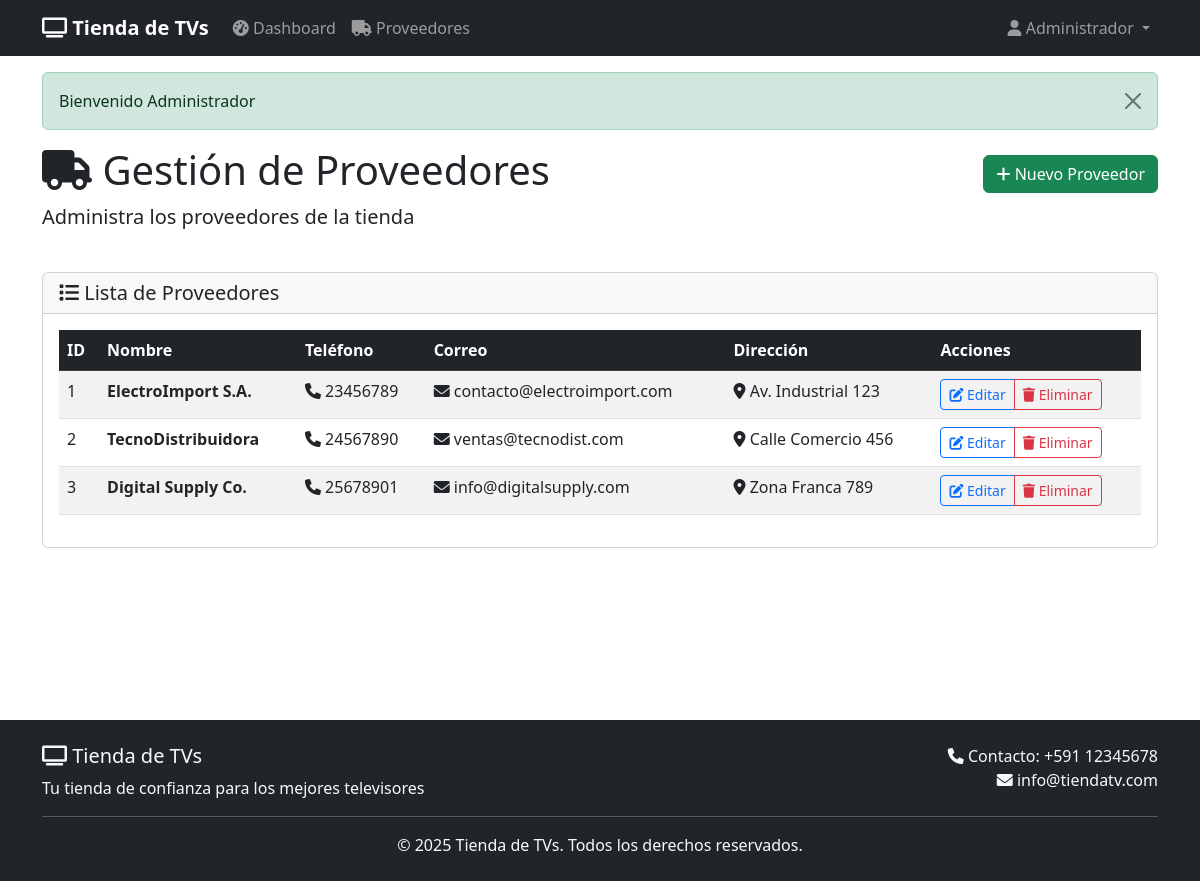
The page /?c=ProveedoresController&a=index (signed in) on the database its author committed.
### tables this page shows
CREATE TABLE proveedor (
  id_proveedor INT AUTO_INCREMENT PRIMARY KEY,
  nombre VARCHAR(100) NOT NULL,
  telefono VARCHAR(20),
  direccion VARCHAR(150),
  correo VARCHAR(100)
);

### controllers/ProveedoresController.php (called while the page is built, shortened)
<?php
require_once ROOT_CORE . '/Model.php';
require_once ROOT_CORE . '/../models/ProveedorModel.php';
class ProveedoresController
{
    private $proveedorModel;
    public function __construct()
    {
        $this->proveedorModel = new ProveedorModel();
    }
    public function index()
    {
        $proveedores = $this->proveedorModel->getAll();
        include ROOT_VIEW . '/admin/proveedores/index.php';
    }
}

### core/Conectar.php (called while the page is built, shortened)
<?php
class Conectar
{
    private $driver = "mysql";
    private $host = "127.0.0.1";
    private $port = "3306";
    private $user = "root";
    private $pass = "12345";
    private $database = "bd_televisor";
    public function conexionPDO()
    {
        $pdo = null;
        if ($this->driver == "mysql" || $this->driver == null) {
            try {
                $pdo = new PDO(
                    'mysql:host=' . $this->host . ';port=' . $this->port . ';dbname=' . $this->database . '',
                    $this->user,
                    $this->pass,
                    array(PDO::MYSQL_ATTR_INIT_COMMAND => "SET NAMES utf8")
                );
                $pdo->setAttribute(PDO::ATTR_ERRMODE, PDO::ERRMODE_EXCEPTION);
            } catch (\PDOException $e) {
                throw new \PDOException($e->getMessage(), (int) $e->getCode());
            }
        }
        return $pdo;
    }
}

### models/ProveedorModel.php (called while the page is built, shortened)
<?php
require_once ROOT_CORE . '/Model.php';
class ProveedorModel extends Model
{
    protected $table = 'proveedor';
    public function getAll()
    {
        $sql = "SELECT * FROM {$this->table}";
        $stmt = $this->executeQuery($sql);
        return $stmt ? $stmt->fetchAll(PDO::FETCH_ASSOC) : [];
    }
}

### core/Model.php (called while the page is built, shortened)
<?php
require_once 'Conectar.php';
class Model {
    protected $db;
    public function __construct() {
        $conectar = new Conectar();
        $this->db = $conectar->conexionPDO();
    }
    protected function executeQuery($sql, $params = []) {
        try {
            $stmt = $this->db->prepare($sql);
            $stmt->execute($params);
            return $stmt;
        } catch (PDOException $e) {
            error_log("Error en consulta: " . $e->getMessage());
            return false;
        }
    }
}
?>

### views/admin/proveedores/index.php (the view, shortened to what this page needs)
<?php
include __DIR__ . '/../../layouts/header.php';
?>
<div class="row mb-4">
    <div class="col-12">
        <div class="d-flex justify-content-between align-items-center">
            <h1><i class="fas fa-truck"></i> Gestión de Proveedores</h1>
            <a href="<?php echo HTTP_BASE; ?>/?c=ProveedoresController&a=crear" class="btn btn-success">
                <i class="fas fa-plus"></i> Nuevo Proveedor
            </a>
        </div>
        <p class="lead">Administra los proveedores de la tienda</p>
    </div>
</div>
<div class="row">
    <div class="col-12">
        <div class="card">
            <div class="card-header">
                <h5 class="card-title mb-0">
                    <i class="fas fa-list"></i> Lista de Proveedores
                </h5>
            </div>
            <div class="card-body">
                <?php if (empty($proveedores)): ?>
                    <div class="alert alert-info text-center">
                        <i class="fas fa-info-circle"></i> No hay proveedores registrados.
                    </div>
                <?php else: ?>
                    <div class="table-responsive">
                        <table class="table table-striped table-hover">
                            <thead class="table-dark">
                                <tr>
                                    <th>ID</th>
                                    <th>Nombre</th>
                                    <th>Teléfono</th>
                                    <th>Correo</th>
                                    <th>Dirección</th>
                                    <th>Acciones</th>
                                </tr>
                            </thead>
                            <tbody>
                                <?php foreach ($proveedores as $proveedor): ?>
                                    <tr>
                                        <td><?php echo $proveedor['id_proveedor']; ?></td>
                                        <td>
                                            <strong><?php echo $proveedor['nombre']; ?></strong>
                                        </td>
                                        <td>
                                            <?php if ($proveedor['telefono']): ?>
                                                <i class="fas fa-phone"></i> <?php echo $proveedor['telefono']; ?>
                                            <?php else: ?>
                                                <span class="text-muted">No especificado</span>
                                            <?php endif; ?>
                                        </td>
                                        <td>
                                            <?php if ($proveedor['correo']): ?>
                                                <i class="fas fa-envelope"></i> <?php echo $proveedor['correo']; ?>
                                            <?php else: ?>
                                                <span class="text-muted">No especificado</span>
                                            <?php endif; ?>
                                        </td>
                                        <td>
                                            <?php if ($proveedor['direccion']): ?>
                                                <i class="fas fa-map-marker-alt"></i> <?php echo $proveedor['direccion']; ?>
                                            <?php else: ?>
                                                <span class="text-muted">No especificada</span>
                                            <?php endif; ?>
                                        </td>
                                        <td>
                                            <div class="btn-group btn-group-sm">
                                                <a href="<?php echo HTTP_BASE; ?>/?c=ProveedoresController&a=editar&id=<?php echo $proveedor['id_proveedor']; ?>"
                                                    class="btn btn-outline-primary">
                                                    <i class="fas fa-edit"></i> Editar
                                                </a>
                                                <a href="<?php echo HTTP_BASE; ?>/?c=ProveedoresController&a=eliminar&id=<?php echo $proveedor['id_proveedor']; ?>"
                                                    class="btn btn-outline-danger"
                                                    onclick="return confirm('¿Estás seguro de eliminar este proveedor?')">
                                                    <i class="fas fa-trash"></i> Eliminar
                                                </a>
                                            </div>
                                        </td>
                                    </tr>
                                <?php endforeach; ?>
                            </tbody>
                        </table>
                    </div>
                <?php endif; ?>
            </div>
        </div>
    </div>
</div>
<?php include __DIR__ . '/../../layouts/footer.php'; ?>

### views/layouts/header.php (style rules this page uses)
body { margin: 0; padding: 0; }

### rows shown on the page
proveedor: id_proveedor "1", nombre "ElectroImport S.A.", telefono "23456789", correo "contacto@electroimport.com", direccion "Av. Industrial 123"
proveedor: id_proveedor "2", nombre "TecnoDistribuidora", telefono "24567890", correo "ventas@tecnodist.com", direccion "Calle Comercio 456"
proveedor: id_proveedor "3", nombre "Digital Supply Co.", telefono "25678901", correo "info@digitalsupply.com", direccion "Zona Franca 789"

### other values the page prints
$_SESSION['usuario']['nombre'] "Administrador"
$_SESSION['success'] "Bienvenido Administrador"
